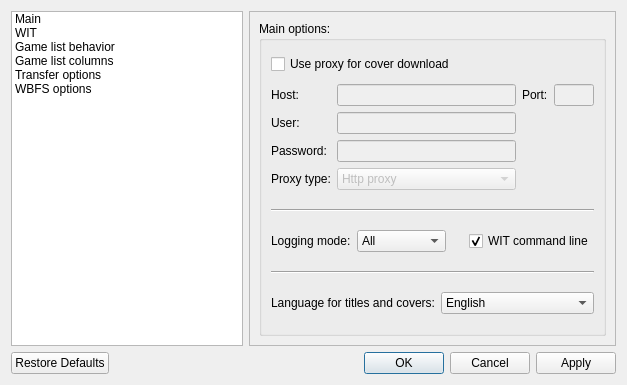
<?xml version="1.0" encoding="UTF-8"?>
<ui version="4.0">
 <class>Settings</class>
 <widget class="QDialog" name="Settings">
  <property name="geometry">
   <rect>
    <x>0</x>
    <y>0</y>
    <width>627</width>
    <height>385</height>
   </rect>
  </property>
  <property name="windowTitle">
   <string>Settings</string>
  </property>
  <property name="windowIcon">
   <iconset resource="../wiibafu.qrc">
    <normaloff>:/appicon/images/appicon.png</normaloff>:/appicon/images/appicon.png</iconset>
  </property>
  <layout class="QGridLayout" name="gridLayout">
   <item row="0" column="0">
    <widget class="QListWidget" name="listWidget">
     <property name="sizePolicy">
      <sizepolicy hsizetype="Preferred" vsizetype="Preferred">
       <horstretch>0</horstretch>
       <verstretch>0</verstretch>
      </sizepolicy>
     </property>
     <property name="locale">
      <locale language="English" country="UnitedStates"/>
     </property>
     <item>
      <property name="text">
       <string>Main</string>
      </property>
     </item>
     <item>
      <property name="text">
       <string>WIT</string>
      </property>
     </item>
     <item>
      <property name="text">
       <string>Game list behavior</string>
      </property>
     </item>
     <item>
      <property name="text">
       <string>Game list columns</string>
      </property>
     </item>
     <item>
      <property name="text">
       <string>Transfer options</string>
      </property>
     </item>
     <item>
      <property name="text">
       <string>WBFS options</string>
      </property>
     </item>
    </widget>
   </item>
   <item row="0" column="1">
    <widget class="QStackedWidget" name="stackedWidget">
     <property name="locale">
      <locale language="English" country="UnitedStates"/>
     </property>
     <property name="frameShape">
      <enum>QFrame::StyledPanel</enum>
     </property>
     <property name="currentIndex">
      <number>0</number>
     </property>
     <widget class="QWidget" name="Main">
      <layout class="QGridLayout" name="gridLayout_5">
       <item row="0" column="0">
        <widget class="QGroupBox" name="main_groupBox_mainOptions">
         <property name="title">
          <string>Main options:</string>
         </property>
         <layout class="QVBoxLayout" name="verticalLayout_2">
          <item>
           <widget class="QCheckBox" name="main_checkBox_useProxy">
            <property name="text">
             <string>Use proxy for cover download</string>
            </property>
           </widget>
          </item>
          <item>
           <layout class="QGridLayout" name="gridLayout_7">
            <item row="0" column="0">
             <widget class="QLabel" name="label_6">
              <property name="text">
               <string>Host:</string>
              </property>
             </widget>
            </item>
            <item row="0" column="1">
             <widget class="QLineEdit" name="main_lineEdit_proxyHost">
              <property name="enabled">
               <bool>false</bool>
              </property>
             </widget>
            </item>
            <item row="0" column="2">
             <widget class="QLabel" name="label_9">
              <property name="text">
               <string>Port:</string>
              </property>
             </widget>
            </item>
            <item row="0" column="3">
             <widget class="QLineEdit" name="main_lineEdit_proxyPort">
              <property name="enabled">
               <bool>false</bool>
              </property>
              <property name="maximumSize">
               <size>
                <width>40</width>
                <height>16777215</height>
               </size>
              </property>
             </widget>
            </item>
            <item row="1" column="0">
             <widget class="QLabel" name="label_7">
              <property name="text">
               <string>User:</string>
              </property>
             </widget>
            </item>
            <item row="1" column="1">
             <widget class="QLineEdit" name="main_lineEdit_proxyUser">
              <property name="enabled">
               <bool>false</bool>
              </property>
              <property name="toolTip">
               <string>If you don't need a user name, leave it blank!</string>
              </property>
             </widget>
            </item>
            <item row="2" column="0">
             <widget class="QLabel" name="label_8">
              <property name="text">
               <string>Password:</string>
              </property>
             </widget>
            </item>
            <item row="2" column="1">
             <widget class="QLineEdit" name="main_lineEdit_proxyPassword">
              <property name="enabled">
               <bool>false</bool>
              </property>
              <property name="toolTip">
               <string>If you don't need a password, leave it blank!</string>
              </property>
              <property name="echoMode">
               <enum>QLineEdit::Password</enum>
              </property>
             </widget>
            </item>
            <item row="3" column="0">
             <widget class="QLabel" name="label_10">
              <property name="text">
               <string>Proxy type:</string>
              </property>
             </widget>
            </item>
            <item row="3" column="1">
             <widget class="QComboBox" name="main_comboBox_proxyType">
              <property name="enabled">
               <bool>false</bool>
              </property>
              <property name="sizePolicy">
               <sizepolicy hsizetype="MinimumExpanding" vsizetype="Fixed">
                <horstretch>0</horstretch>
                <verstretch>0</verstretch>
               </sizepolicy>
              </property>
              <property name="currentIndex">
               <number>3</number>
              </property>
              <item>
               <property name="text">
                <string>Default proxy</string>
               </property>
              </item>
              <item>
               <property name="text">
                <string>Socks5 proxy</string>
               </property>
              </item>
              <item>
               <property name="text">
                <string>No proxy</string>
               </property>
              </item>
              <item>
               <property name="text">
                <string>Http proxy</string>
               </property>
              </item>
              <item>
               <property name="text">
                <string>Http caching proxy</string>
               </property>
              </item>
              <item>
               <property name="text">
                <string>Ftp caching proxy</string>
               </property>
              </item>
             </widget>
            </item>
           </layout>
          </item>
          <item>
           <widget class="Line" name="line_4">
            <property name="minimumSize">
             <size>
              <width>0</width>
              <height>20</height>
             </size>
            </property>
            <property name="orientation">
             <enum>Qt::Horizontal</enum>
            </property>
           </widget>
          </item>
          <item>
           <layout class="QHBoxLayout" name="horizontalLayout_2">
            <item>
             <widget class="QLabel" name="label_3">
              <property name="text">
               <string>Logging mode:</string>
              </property>
             </widget>
            </item>
            <item>
             <widget class="QComboBox" name="main_comboBox_Logging">
              <item>
               <property name="text">
                <string>All</string>
               </property>
              </item>
              <item>
               <property name="text">
                <string>Errors only</string>
               </property>
              </item>
              <item>
               <property name="text">
                <string>None</string>
               </property>
              </item>
             </widget>
            </item>
            <item>
             <spacer name="horizontalSpacer">
              <property name="orientation">
               <enum>Qt::Horizontal</enum>
              </property>
              <property name="sizeType">
               <enum>QSizePolicy::Preferred</enum>
              </property>
              <property name="sizeHint" stdset="0">
               <size>
                <width>40</width>
                <height>20</height>
               </size>
              </property>
             </spacer>
            </item>
            <item>
             <widget class="QCheckBox" name="main_checkBox_LogWitCommandLine">
              <property name="text">
               <string>WIT command line</string>
              </property>
              <property name="checked">
               <bool>true</bool>
              </property>
             </widget>
            </item>
           </layout>
          </item>
          <item>
           <widget class="Line" name="line_5">
            <property name="minimumSize">
             <size>
              <width>0</width>
              <height>20</height>
             </size>
            </property>
            <property name="orientation">
             <enum>Qt::Horizontal</enum>
            </property>
           </widget>
          </item>
          <item>
           <layout class="QHBoxLayout" name="horizontalLayout_8">
            <item>
             <widget class="QLabel" name="label_5">
              <property name="text">
               <string>Language for titles and covers:</string>
              </property>
             </widget>
            </item>
            <item>
             <widget class="QComboBox" name="main_comboBox_Language">
              <item>
               <property name="text">
                <string>English</string>
               </property>
              </item>
              <item>
               <property name="text">
                <string>American</string>
               </property>
              </item>
              <item>
               <property name="text">
                <string>France</string>
               </property>
              </item>
              <item>
               <property name="text">
                <string>German</string>
               </property>
              </item>
              <item>
               <property name="text">
                <string>Spain</string>
               </property>
              </item>
              <item>
               <property name="text">
                <string>Italy</string>
               </property>
              </item>
              <item>
               <property name="text">
                <string>Netherland</string>
               </property>
              </item>
              <item>
               <property name="text">
                <string>Portuguese</string>
               </property>
              </item>
              <item>
               <property name="text">
                <string>Northern Sami</string>
               </property>
              </item>
              <item>
               <property name="text">
                <string>Denmark</string>
               </property>
              </item>
              <item>
               <property name="text">
                <string>Norway</string>
               </property>
              </item>
              <item>
               <property name="text">
                <string>Finland</string>
               </property>
              </item>
              <item>
               <property name="text">
                <string>Russia</string>
               </property>
              </item>
              <item>
               <property name="text">
                <string>Japan</string>
               </property>
              </item>
              <item>
               <property name="text">
                <string>Korea</string>
               </property>
              </item>
              <item>
               <property name="text">
                <string>Taiwan</string>
               </property>
              </item>
              <item>
               <property name="text">
                <string>China</string>
               </property>
              </item>
             </widget>
            </item>
           </layout>
          </item>
         </layout>
        </widget>
       </item>
      </layout>
     </widget>
     <widget class="QWidget" name="WIT">
      <layout class="QGridLayout" name="gridLayout_18">
       <item row="0" column="0">
        <widget class="QGroupBox" name="wit_groupBox_witOptions">
         <property name="title">
          <string>WIT options:</string>
         </property>
         <layout class="QVBoxLayout" name="verticalLayout_4">
          <item>
           <layout class="QHBoxLayout" name="horizontalLayout_3">
            <item>
             <widget class="QLabel" name="label_4">
              <property name="text">
               <string>Path to WIT:</string>
              </property>
             </widget>
            </item>
            <item>
             <widget class="QLineEdit" name="wit_lineEdit_PathToWIT"/>
            </item>
            <item>
             <widget class="QPushButton" name="wit_pushButton_PathToWITOpen">
              <property name="text">
               <string>Open</string>
              </property>
             </widget>
            </item>
           </layout>
          </item>
          <item>
           <widget class="Line" name="line_2">
            <property name="orientation">
             <enum>Qt::Horizontal</enum>
            </property>
           </widget>
          </item>
          <item>
           <widget class="QCheckBox" name="wit_checkBox_Auto">
            <property name="toolTip">
             <string>Search WBFS partitions using '/proc/partitions' or searching hard disks in '/dev/'</string>
            </property>
            <property name="text">
             <string>Auto (search for WBFS partitions/hdds on system)</string>
            </property>
           </widget>
          </item>
          <item>
           <layout class="QHBoxLayout" name="horizontalLayout_7">
            <item>
             <widget class="QLabel" name="label">
              <property name="sizePolicy">
               <sizepolicy hsizetype="Preferred" vsizetype="Maximum">
                <horstretch>0</horstretch>
                <verstretch>0</verstretch>
               </sizepolicy>
              </property>
              <property name="text">
               <string>Path to WBFS (partition or file):</string>
              </property>
             </widget>
            </item>
            <item>
             <widget class="QLineEdit" name="wit_lineEdit_WBFSPath"/>
            </item>
           </layout>
          </item>
          <item>
           <layout class="QHBoxLayout" name="horizontalLayout_6">
            <item>
             <widget class="QPushButton" name="wit_pushButton_WBFSOpenDirectory">
              <property name="text">
               <string>Open</string>
              </property>
             </widget>
            </item>
            <item>
             <widget class="QPushButton" name="wit_pushButton_WBFSOpenFile">
              <property name="text">
               <string>Open file</string>
              </property>
             </widget>
            </item>
           </layout>
          </item>
          <item>
           <widget class="Line" name="line_3">
            <property name="orientation">
             <enum>Qt::Horizontal</enum>
            </property>
           </widget>
          </item>
          <item>
           <layout class="QHBoxLayout" name="horizontalLayout_5">
            <item>
             <widget class="QLabel" name="label_2">
              <property name="sizePolicy">
               <sizepolicy hsizetype="Preferred" vsizetype="Maximum">
                <horstretch>0</horstretch>
                <verstretch>0</verstretch>
               </sizepolicy>
              </property>
              <property name="text">
               <string>Path to DVD drive:</string>
              </property>
             </widget>
            </item>
            <item>
             <widget class="QLineEdit" name="wit_lineEdit_DVDDrivePath">
              <property name="sizePolicy">
               <sizepolicy hsizetype="Expanding" vsizetype="Fixed">
                <horstretch>0</horstretch>
                <verstretch>0</verstretch>
               </sizepolicy>
              </property>
             </widget>
            </item>
            <item>
             <widget class="QPushButton" name="wit_pushButton_DVDDriveOpenDirectory">
              <property name="text">
               <string>Open</string>
              </property>
             </widget>
            </item>
           </layout>
          </item>
         </layout>
        </widget>
       </item>
      </layout>
     </widget>
     <widget class="QWidget" name="GameLists">
      <layout class="QVBoxLayout" name="verticalLayout">
       <item>
        <widget class="QGroupBox" name="gameLists_groupBox_VisualApperances">
         <property name="title">
          <string>Visual appearances:</string>
         </property>
         <layout class="QGridLayout" name="gridLayout_16">
          <item row="0" column="0">
           <widget class="QCheckBox" name="gameLists_checkBox_ShowGrid">
            <property name="text">
             <string>Show grid</string>
            </property>
           </widget>
          </item>
          <item row="0" column="2">
           <widget class="QCheckBox" name="gameLists_checkBox_AlternatingRowColors">
            <property name="locale">
             <locale language="English" country="UnitedStates"/>
            </property>
            <property name="text">
             <string>Alternating row colors</string>
            </property>
           </widget>
          </item>
          <item row="1" column="0">
           <widget class="QCheckBox" name="gameLists_checkBox_ToolTips">
            <property name="toolTip">
             <string>Tools tips for Name or Title, if one of this columns hidden</string>
            </property>
            <property name="text">
             <string>Tool tips</string>
            </property>
           </widget>
          </item>
         </layout>
        </widget>
       </item>
       <item>
        <widget class="QGroupBox" name="gameLists_groupBox_ScrollMode">
         <property name="locale">
          <locale language="English" country="UnitedStates"/>
         </property>
         <property name="title">
          <string>Scroll mode:</string>
         </property>
         <layout class="QHBoxLayout" name="horizontalLayout">
          <item>
           <widget class="QRadioButton" name="gameLists_radioButton_ScrollPerPixel">
            <property name="text">
             <string>Scroll per pixel</string>
            </property>
           </widget>
          </item>
          <item>
           <widget class="QRadioButton" name="gameLists_radioButton_ScrollPerItem">
            <property name="text">
             <string>Scroll per item</string>
            </property>
           </widget>
          </item>
         </layout>
        </widget>
       </item>
       <item>
        <widget class="QGroupBox" name="gameLists_groupBox_ResizeMode">
         <property name="locale">
          <locale language="English" country="UnitedStates"/>
         </property>
         <property name="title">
          <string>Resize mode:</string>
         </property>
         <layout class="QGridLayout" name="gridLayout_2">
          <item row="0" column="0">
           <widget class="QRadioButton" name="gameLists_radioButton_Interactive">
            <property name="text">
             <string>Interactive</string>
            </property>
           </widget>
          </item>
          <item row="0" column="1">
           <widget class="QRadioButton" name="gameLists_radioButton_Sretch">
            <property name="text">
             <string>Stretch</string>
            </property>
           </widget>
          </item>
          <item row="1" column="0">
           <widget class="QRadioButton" name="gameLists_radioButton_ResizeToContents">
            <property name="text">
             <string>Resize to contents</string>
            </property>
           </widget>
          </item>
          <item row="1" column="1">
           <widget class="QRadioButton" name="gameLists_radioButton_Fixed">
            <property name="text">
             <string>Fixed</string>
            </property>
           </widget>
          </item>
         </layout>
        </widget>
       </item>
      </layout>
     </widget>
     <widget class="QWidget" name="page">
      <layout class="QVBoxLayout" name="verticalLayout_6">
       <item>
        <widget class="QGroupBox" name="filesToWBFS_groupBox_GameListColumns">
         <property name="title">
          <string>Files game list columns:</string>
         </property>
         <layout class="QGridLayout" name="gridLayout_14">
          <item row="0" column="0">
           <widget class="QCheckBox" name="filesColumn_checkBox_ID">
            <property name="text">
             <string>ID</string>
            </property>
           </widget>
          </item>
          <item row="0" column="1">
           <widget class="QCheckBox" name="filesColumn_checkBox_Size">
            <property name="text">
             <string>Size</string>
            </property>
           </widget>
          </item>
          <item row="0" column="2">
           <widget class="QCheckBox" name="filesColumn_checkBox_LastAccess">
            <property name="text">
             <string>Last access</string>
            </property>
           </widget>
          </item>
          <item row="1" column="0">
           <widget class="QCheckBox" name="filesColumn_checkBox_Name">
            <property name="text">
             <string>Name</string>
            </property>
           </widget>
          </item>
          <item row="1" column="1">
           <widget class="QCheckBox" name="filesColumn_checkBox_Insertion">
            <property name="text">
             <string>Insertion</string>
            </property>
           </widget>
          </item>
          <item row="1" column="2">
           <widget class="QCheckBox" name="filesColumn_checkBox_Type">
            <property name="text">
             <string>Type</string>
            </property>
           </widget>
          </item>
          <item row="2" column="0">
           <widget class="QCheckBox" name="filesColumn_checkBox_Title">
            <property name="text">
             <string>Title</string>
            </property>
           </widget>
          </item>
          <item row="2" column="1">
           <widget class="QCheckBox" name="filesColumn_checkBox_LastModification">
            <property name="text">
             <string>Last modification</string>
            </property>
           </widget>
          </item>
          <item row="2" column="2">
           <widget class="QCheckBox" name="filesColumn_checkBox_Source">
            <property name="text">
             <string>Source</string>
            </property>
           </widget>
          </item>
          <item row="3" column="0">
           <widget class="QCheckBox" name="filesColumn_checkBox_Region">
            <property name="text">
             <string>Region</string>
            </property>
           </widget>
          </item>
          <item row="3" column="1">
           <widget class="QCheckBox" name="filesColumn_checkBox_LastStatusChange">
            <property name="text">
             <string>Last status change</string>
            </property>
           </widget>
          </item>
         </layout>
        </widget>
       </item>
       <item>
        <widget class="QGroupBox" name="wbfsToFiles_groupBox_GameListColumns">
         <property name="title">
          <string>WBFS game list columns:</string>
         </property>
         <layout class="QGridLayout" name="gridLayout_15">
          <item row="0" column="0">
           <widget class="QCheckBox" name="wbfsColumn_checkBox_ID">
            <property name="text">
             <string>ID</string>
            </property>
           </widget>
          </item>
          <item row="1" column="0">
           <widget class="QCheckBox" name="wbfsColumn_checkBox_Name">
            <property name="text">
             <string>Name</string>
            </property>
           </widget>
          </item>
          <item row="2" column="0">
           <widget class="QCheckBox" name="wbfsColumn_checkBox_Title">
            <property name="text">
             <string>Title</string>
            </property>
           </widget>
          </item>
          <item row="3" column="0">
           <widget class="QCheckBox" name="wbfsColumn_checkBox_Region">
            <property name="text">
             <string>Region</string>
            </property>
           </widget>
          </item>
          <item row="4" column="0">
           <widget class="QCheckBox" name="wbfsColumn_checkBox_Size">
            <property name="text">
             <string>Size</string>
            </property>
           </widget>
          </item>
          <item row="0" column="1">
           <widget class="QCheckBox" name="wbfsColumn_checkBox_UsedBlocks">
            <property name="text">
             <string>Used blocks</string>
            </property>
           </widget>
          </item>
          <item row="1" column="1">
           <widget class="QCheckBox" name="wbfsColumn_checkBox_Insertion">
            <property name="text">
             <string>Insertion</string>
            </property>
           </widget>
          </item>
          <item row="2" column="1">
           <widget class="QCheckBox" name="wbfsColumn_checkBox_LastModification">
            <property name="text">
             <string>Last modification</string>
            </property>
           </widget>
          </item>
          <item row="3" column="1">
           <widget class="QCheckBox" name="wbfsColumn_checkBox_LastStatusChange">
            <property name="text">
             <string>Last status change</string>
            </property>
           </widget>
          </item>
          <item row="4" column="1">
           <widget class="QCheckBox" name="wbfsColumn_checkBox_LastAccess">
            <property name="text">
             <string>Last access</string>
            </property>
           </widget>
          </item>
          <item row="0" column="2">
           <widget class="QCheckBox" name="wbfsColumn_checkBox_Type">
            <property name="text">
             <string>Type</string>
            </property>
           </widget>
          </item>
          <item row="1" column="2">
           <widget class="QCheckBox" name="wbfsColumn_checkBox_WBFSSlot">
            <property name="text">
             <string>WBFS-Slot</string>
            </property>
           </widget>
          </item>
          <item row="2" column="2">
           <widget class="QCheckBox" name="wbfsColumn_checkBox_Source">
            <property name="text">
             <string>Source</string>
            </property>
           </widget>
          </item>
         </layout>
        </widget>
       </item>
      </layout>
     </widget>
     <widget class="QWidget" name="Files">
      <layout class="QVBoxLayout" name="verticalLayout_7">
       <item>
        <widget class="QGroupBox" name="filesToWBFS_groupBox_Options">
         <property name="title">
          <string>To WBFS transfer options:</string>
         </property>
         <layout class="QGridLayout" name="gridLayout_3">
          <item row="0" column="0">
           <widget class="QCheckBox" name="transferToWBFS_checkBox_Force">
            <property name="text">
             <string>Force</string>
            </property>
           </widget>
          </item>
          <item row="2" column="0">
           <widget class="QCheckBox" name="transferToWBFS_checkBox_Newer">
            <property name="text">
             <string>Newer</string>
            </property>
           </widget>
          </item>
          <item row="1" column="0">
           <widget class="QCheckBox" name="transferToWBFS_checkBox_Test">
            <property name="text">
             <string>Test</string>
            </property>
           </widget>
          </item>
          <item row="0" column="1">
           <widget class="QCheckBox" name="transferToWBFS_checkBox_Update">
            <property name="text">
             <string>Update</string>
            </property>
           </widget>
          </item>
          <item row="1" column="1">
           <widget class="QCheckBox" name="transferToWBFS_checkBox_Overwrite">
            <property name="text">
             <string>Overwrite</string>
            </property>
           </widget>
          </item>
         </layout>
        </widget>
       </item>
       <item>
        <widget class="QGroupBox" name="transferToImage_groupBox_Options">
         <property name="title">
          <string>To image / file system transfer options:</string>
         </property>
         <layout class="QGridLayout" name="gridLayout_6">
          <item row="0" column="0">
           <widget class="QCheckBox" name="transferToImageFST_checkBox_Test">
            <property name="toolTip">
             <string>Use this option is unsure!</string>
            </property>
            <property name="text">
             <string>Test</string>
            </property>
           </widget>
          </item>
          <item row="2" column="0">
           <widget class="QCheckBox" name="transferToImageFST_checkBox_Update">
            <property name="text">
             <string>Update</string>
            </property>
           </widget>
          </item>
          <item row="0" column="1">
           <widget class="QCheckBox" name="transferToImageFST_checkBox_Overwrite">
            <property name="text">
             <string>Overwrite</string>
            </property>
           </widget>
          </item>
         </layout>
        </widget>
       </item>
       <item>
        <widget class="QGroupBox" name="wbfsToFiles_groupBox_Options">
         <property name="locale">
          <locale language="English" country="UnitedStates"/>
         </property>
         <property name="title">
          <string>From WBFS transfer options:</string>
         </property>
         <layout class="QGridLayout" name="gridLayout_4">
          <item row="0" column="0">
           <widget class="QCheckBox" name="transferFromWBFS_checkBox_Force">
            <property name="text">
             <string>Force</string>
            </property>
           </widget>
          </item>
          <item row="1" column="0">
           <widget class="QCheckBox" name="transferFromWBFS_checkBox_Test">
            <property name="text">
             <string>Test</string>
            </property>
           </widget>
          </item>
          <item row="0" column="1">
           <widget class="QCheckBox" name="transferFromWBFS_checkBox_Update">
            <property name="text">
             <string>Update</string>
            </property>
           </widget>
          </item>
          <item row="1" column="1">
           <widget class="QCheckBox" name="transferFromWBFS_checkBox_Overwrite">
            <property name="text">
             <string>Overwrite</string>
            </property>
           </widget>
          </item>
         </layout>
        </widget>
       </item>
      </layout>
     </widget>
     <widget class="QWidget" name="CheckWBFS">
      <layout class="QVBoxLayout" name="verticalLayout_8">
       <item>
        <widget class="QGroupBox" name="checkWBFS_groupBox_Options">
         <property name="title">
          <string>Check WBFS options:</string>
         </property>
         <layout class="QGridLayout" name="gridLayout_8">
          <item row="0" column="0">
           <widget class="QCheckBox" name="checkWBFS_checkBox_Test">
            <property name="text">
             <string>Test</string>
            </property>
           </widget>
          </item>
          <item row="0" column="1">
           <widget class="QCheckBox" name="checkWBFS_checkBox_Repair">
            <property name="text">
             <string>Repair</string>
            </property>
            <property name="checked">
             <bool>true</bool>
            </property>
           </widget>
          </item>
         </layout>
        </widget>
       </item>
       <item>
        <widget class="QGroupBox" name="checkWBFS_groupBox_RepairOptions">
         <property name="title">
          <string>Repair WBFS options:</string>
         </property>
         <layout class="QGridLayout" name="gridLayout_12">
          <item row="5" column="1">
           <widget class="QCheckBox" name="repairWBFS_checkBox_RMFREE">
            <property name="toolTip">
             <string>Remove discs with free marked blocks</string>
            </property>
            <property name="text">
             <string>RM-FREE</string>
            </property>
           </widget>
          </item>
          <item row="1" column="1">
           <widget class="QCheckBox" name="repairWBFS_checkBox_RMINVALID">
            <property name="toolTip">
             <string>Remove discs with invalid blocks</string>
            </property>
            <property name="text">
             <string>RM-INVALID</string>
            </property>
           </widget>
          </item>
          <item row="2" column="1">
           <widget class="QCheckBox" name="repairWBFS_checkBox_RMOVERLAP">
            <property name="toolTip">
             <string>Remove discs with overlaped blocks</string>
            </property>
            <property name="text">
             <string>RM-OVERLAP</string>
            </property>
           </widget>
          </item>
          <item row="6" column="1">
           <widget class="QCheckBox" name="repairWBFS_checkBox_RMEMPTY">
            <property name="toolTip">
             <string>Remove discs without any valid blocks</string>
            </property>
            <property name="text">
             <string>RM-EMPTY</string>
            </property>
           </widget>
          </item>
          <item row="1" column="0">
           <widget class="QCheckBox" name="repairWBFS_checkBox_FBT">
            <property name="toolTip">
             <string>Repair free blocks table</string>
            </property>
            <property name="text">
             <string>FBT</string>
            </property>
            <property name="checked">
             <bool>true</bool>
            </property>
           </widget>
          </item>
          <item row="2" column="0">
           <widget class="QCheckBox" name="repairWBFS_checkBox_INODES">
            <property name="toolTip">
             <string>Repair invalid inode infos (time stamps etc.)</string>
            </property>
            <property name="text">
             <string>INODES</string>
            </property>
            <property name="checked">
             <bool>true</bool>
            </property>
           </widget>
          </item>
         </layout>
        </widget>
       </item>
       <item>
        <widget class="QGroupBox" name="removeFromWBFS_groupBox_Options">
         <property name="locale">
          <locale language="English" country="UnitedStates"/>
         </property>
         <property name="title">
          <string>Remove from WBFS options:</string>
         </property>
         <layout class="QGridLayout" name="gridLayout_10">
          <item row="0" column="0">
           <widget class="QCheckBox" name="removeFromWBFS_checkBox_Force">
            <property name="text">
             <string>Force</string>
            </property>
           </widget>
          </item>
          <item row="0" column="1">
           <widget class="QCheckBox" name="removeFromWBFS_checkBox_Test">
            <property name="text">
             <string>Test</string>
            </property>
           </widget>
          </item>
         </layout>
        </widget>
       </item>
      </layout>
     </widget>
    </widget>
   </item>
   <item row="1" column="0" colspan="2">
    <widget class="QDialogButtonBox" name="buttonBox">
     <property name="locale">
      <locale language="English" country="UnitedStates"/>
     </property>
     <property name="orientation">
      <enum>Qt::Horizontal</enum>
     </property>
     <property name="standardButtons">
      <set>QDialogButtonBox::Apply|QDialogButtonBox::Cancel|QDialogButtonBox::Ok|QDialogButtonBox::RestoreDefaults</set>
     </property>
    </widget>
   </item>
  </layout>
 </widget>
 <tabstops>
  <tabstop>listWidget</tabstop>
  <tabstop>main_checkBox_useProxy</tabstop>
  <tabstop>main_lineEdit_proxyHost</tabstop>
  <tabstop>main_lineEdit_proxyPort</tabstop>
  <tabstop>main_lineEdit_proxyUser</tabstop>
  <tabstop>main_lineEdit_proxyPassword</tabstop>
  <tabstop>main_comboBox_Logging</tabstop>
  <tabstop>main_comboBox_Language</tabstop>
  <tabstop>buttonBox</tabstop>
  <tabstop>wit_lineEdit_PathToWIT</tabstop>
  <tabstop>wit_pushButton_PathToWITOpen</tabstop>
  <tabstop>wit_checkBox_Auto</tabstop>
  <tabstop>wit_lineEdit_WBFSPath</tabstop>
  <tabstop>wit_pushButton_WBFSOpenDirectory</tabstop>
  <tabstop>wit_pushButton_WBFSOpenFile</tabstop>
  <tabstop>wit_lineEdit_DVDDrivePath</tabstop>
  <tabstop>wit_pushButton_DVDDriveOpenDirectory</tabstop>
  <tabstop>gameLists_checkBox_ShowGrid</tabstop>
  <tabstop>gameLists_checkBox_AlternatingRowColors</tabstop>
  <tabstop>gameLists_checkBox_ToolTips</tabstop>
  <tabstop>gameLists_radioButton_ScrollPerPixel</tabstop>
  <tabstop>gameLists_radioButton_ScrollPerItem</tabstop>
  <tabstop>gameLists_radioButton_Interactive</tabstop>
  <tabstop>gameLists_radioButton_Sretch</tabstop>
  <tabstop>gameLists_radioButton_ResizeToContents</tabstop>
  <tabstop>gameLists_radioButton_Fixed</tabstop>
  <tabstop>transferToWBFS_checkBox_Force</tabstop>
  <tabstop>transferToWBFS_checkBox_Newer</tabstop>
  <tabstop>transferToWBFS_checkBox_Test</tabstop>
  <tabstop>transferToWBFS_checkBox_Update</tabstop>
  <tabstop>transferToWBFS_checkBox_Overwrite</tabstop>
  <tabstop>checkWBFS_checkBox_Test</tabstop>
  <tabstop>checkWBFS_checkBox_Repair</tabstop>
  <tabstop>repairWBFS_checkBox_RMFREE</tabstop>
  <tabstop>repairWBFS_checkBox_RMINVALID</tabstop>
  <tabstop>repairWBFS_checkBox_RMOVERLAP</tabstop>
  <tabstop>repairWBFS_checkBox_RMEMPTY</tabstop>
  <tabstop>repairWBFS_checkBox_FBT</tabstop>
  <tabstop>repairWBFS_checkBox_INODES</tabstop>
 </tabstops>
 <resources>
  <include location="../wiibafu.qrc"/>
 </resources>
 <connections>
  <connection>
   <sender>buttonBox</sender>
   <signal>accepted()</signal>
   <receiver>Settings</receiver>
   <slot>accept()</slot>
   <hints>
    <hint type="sourcelabel">
     <x>248</x>
     <y>254</y>
    </hint>
    <hint type="destinationlabel">
     <x>157</x>
     <y>274</y>
    </hint>
   </hints>
  </connection>
  <connection>
   <sender>buttonBox</sender>
   <signal>rejected()</signal>
   <receiver>Settings</receiver>
   <slot>reject()</slot>
   <hints>
    <hint type="sourcelabel">
     <x>316</x>
     <y>260</y>
    </hint>
    <hint type="destinationlabel">
     <x>286</x>
     <y>274</y>
    </hint>
   </hints>
  </connection>
 </connections>
</ui>
